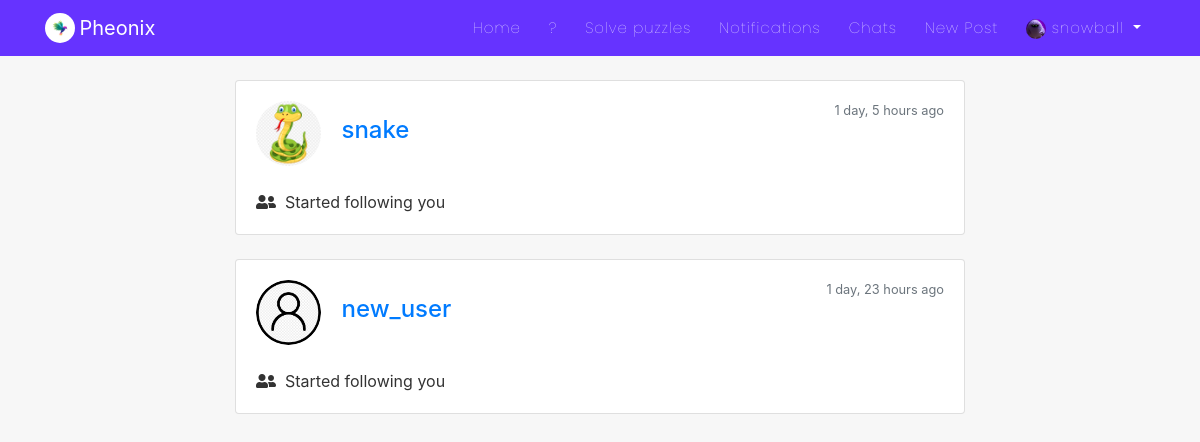
The app's page /notifications/ (signed in), older data.
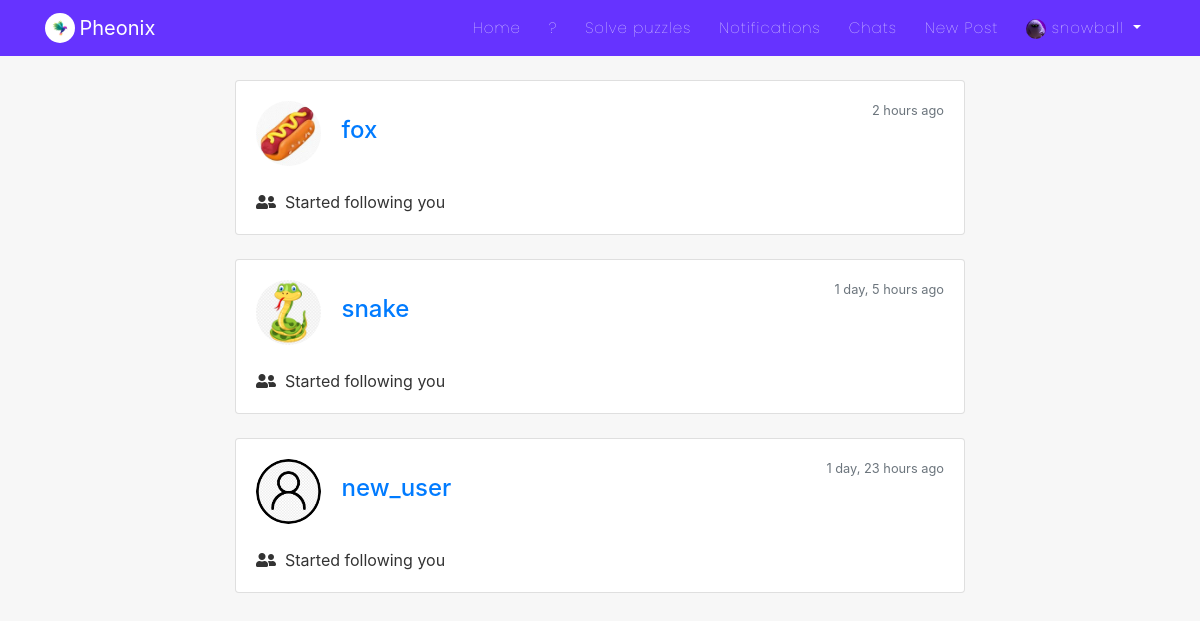
The same page, newer data.
### users/models.py (models this page shows, shortened)
class Profile(models.Model):
    user = models.OneToOneField(User, on_delete=models.CASCADE)
    is_online = models.BooleanField(default=False)
    following = models.ManyToManyField(User, related_name="following", blank=True)
    friends = models.ManyToManyField(User, related_name='my_friends', blank=True)
    bio = models.CharField(default="",blank=True,null=True,max_length=350)
    date_of_birth = models.CharField(blank=True,max_length=150)
    updated = models.DateTimeField(auto_now=True)
    created = models.DateTimeField(auto_now_add=True)
    image = models.ImageField(default='default.jpg', upload_to='profile_pics',blank=True, null=True)

### notification/models.py (models this page shows, shortened)
class Notification(models.Model):
    NOTIFICATION_TYPES = ((1,'Like'),(2,'Follow'),(3,'Comment'),(4,'Reply'),(5,'Like-Comment'),(6,'Like-Reply'))
    post = models.ForeignKey('blog.Post', on_delete=models.CASCADE, related_name='notify_post', blank=True, null=True)
    sender = models.ForeignKey(User, on_delete=models.CASCADE, related_name='notify_from_user')
    user = models.ForeignKey(User, on_delete=models.CASCADE, related_name='notify_to_user')
    notification_type = models.IntegerField(choices=NOTIFICATION_TYPES)
    text_preview = models.CharField(max_length=120, blank=True)
    date = models.DateTimeField(auto_now_add=True)
    is_seen = models.BooleanField(default=False)

### notification/views.py (the view)
# urls.py: path('', ShowNotifications, name='show-notifications'),
@login_required
def ShowNotifications(request):
    user = request.user
    notifications = Notification.objects.filter(user=user).order_by('-date')
    context = {
        'notifications':notifications,
    }
    return render(request, 'blog/notifications.html', context)

### blog/templates/blog/notifications.html (shortened to what this page needs)
{% extends "blog/base.html" %}
{% load humanize %}
{% block content %}
<div class="col-md-8 m-auto">
{% for notification in notifications %}
    <div class="card">
        <div class="card-body">
            <img class="rounded-circle article-img" src="{{notification.sender.profile.image.url}}" alt="image">
            <span class="card-title h4"><a href="{% url 'profile-detail-view' notification.sender.id %}" >{{notification.sender}}</a></span>
            <span class="text-muted float-right small">{{notification.date|naturaltime}}</span>
            <br><br>
            {% if notification.notification_type == 1 %}
                <p class="card-text"><i class="far fa-thumbs-up"></i>&nbsp;&nbsp;Liked your post "<a href="{% url 'post-detail' notification.post.id %}" >{{notification.post}}</a>"</p>
            {% elif notification.notification_type == 2 %}
                <p class="card-text"><i class="fas fa-user-friends"></i>&nbsp;&nbsp;Started following you</p>
            {% elif notification.notification_type == 3 %}
                <p class="card-text"><i class="far fa-comment-dots"></i>&nbsp;&nbsp;Commented "{{notification.text_preview}}" on your post "<a href="{% url 'post-detail' notification.post.id %}" >{{notification.post}}</a>"</p>
            {% elif notification.notification_type == 4 %}
                <p class="card-text"><i class="fas fa-reply"></i>&nbsp;&nbsp;Replied "{{notification.text_preview}}" to a comment on your post "<a href="{% url 'post-detail' notification.post.id %}" >{{notification.post}}</a>"</p>
            {% endif %}
        </div>
    </div>
    <br>
{% endfor %}
<br><br>
</div>
{% endblock %}

### blog/templates/blog/base.html (shortened to what this page needs)
{% load static %}
<!DOCTYPE html>
<html lang="en">
<head>
    <link rel="stylesheet" href="https://cdn.jsdelivr.net/npm/bootstrap@4.5.3/dist/css/bootstrap.min.css">
    <link rel="stylesheet" href="https://cdnjs.cloudflare.com/ajax/libs/font-awesome/5.15.1/css/all.min.css" />
    <link rel="stylesheet" href="https://cdnjs.cloudflare.com/ajax/libs/cropper/4.1.0/cropper.css" />
    <link rel="stylesheet" href="{% static 'blog/main.css' %}">
</head>
<body>
    <header class="site-header">
        {% include 'blog/navbar.html' %}
    </header>
    <main role="main" class="container">
      <div class="row">
          {% block content %}{% endblock %}
      </div>
    </main>
</body>
</html>

### blog/templates/blog/navbar.html (shortened to what this page needs)
<nav class="navbar navbar-expand-md navbar-dark bg-steel fixed-top">
    <div class="container">
        <img class="rounded-circle" style="height: 30px; width: 30px;" src="/static/blog/images/pheonix.png" alt="">&nbsp;
      <a class="navbar-brand mr-4 pr-3" href="{% url 'Pheonix' %}">Pheonix</a>
      <div class="collapse navbar-collapse" id="navbarToggle">
        <div class="navbar-nav">
          <a class="nav-item nav-link" href="{% url 'blog-home' %}">Home</a>
          <a class="nav-item nav-link" href="/">?</a>
          <a class="nav-item nav-link" href="{% url 'play_game' %}">Solve puzzles</a>
          {% if user.is_authenticated %}
          <a class="nav-item nav-link" href="{% url 'show-notifications' %}">Notifications</a>
          <a class="nav-item nav-link" href="{% url 'room-enroll' %}">Chats</a>
          <a class="nav-item nav-link" href="{% url 'post-create' %}">New Post</a>
          {% endif %}
          {% if user.is_authenticated %}
            <div class="dropdown">
              <a class="dropdown-toggle nav-link" href="#" role="button" id="dropdownMenuLink2" data-toggle="dropdown" aria-haspopup="true" aria-expanded="false">
                <img class="rounded-circle" style="height: 20px; width: 20px;" src="{{user.profile.image.url}}" alt="">&nbsp;{{user}}
              </a>
            </div>
          {% else %}
            <a class="nav-item nav-link" href="{% url 'account_login' %}">Login</a>
            <a class="nav-item nav-link" href="{% url 'register' %}">Register</a>
          {% endif %}
        </div>
      </div>
    </div>
</nav>

### blog/static/blog/main.css (style rules this page uses)
body { background: #f7f7f7; color: #333333; margin-top: 5rem; scroll-behavior: smooth; }
.bg-steel { background: #6633FF; }
.site-header .navbar-nav .nav-link { color: #ffffff; font-family:'Poppins'; font-weight: 100; margin: 0px 6px; font-size: 15px; letter-spacing: 1px; }
.article-img { height: 65px; width: 65px; margin-right: 16px; }

Row changes from the older to the newer data that the page shows:
added Notification: sender.profile.image (picture), sender "fox", date "2 hours ago", notification_type 2 (drawn)
